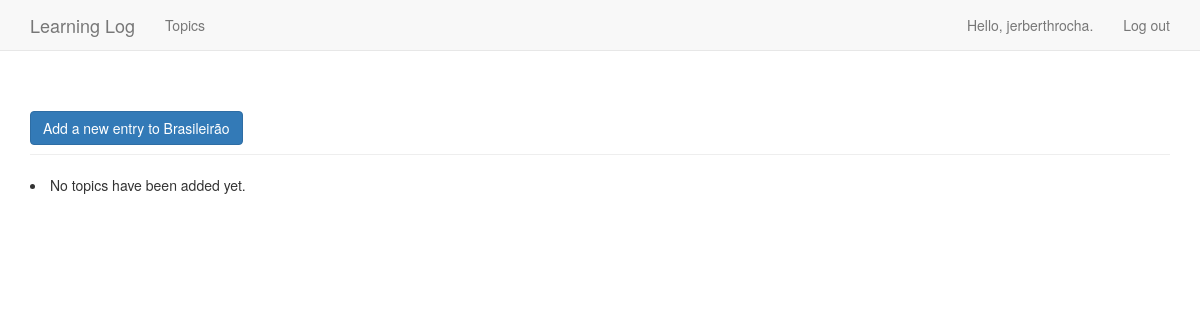
/topics/11/ (signed in), run on an earlier commit of the app's database.
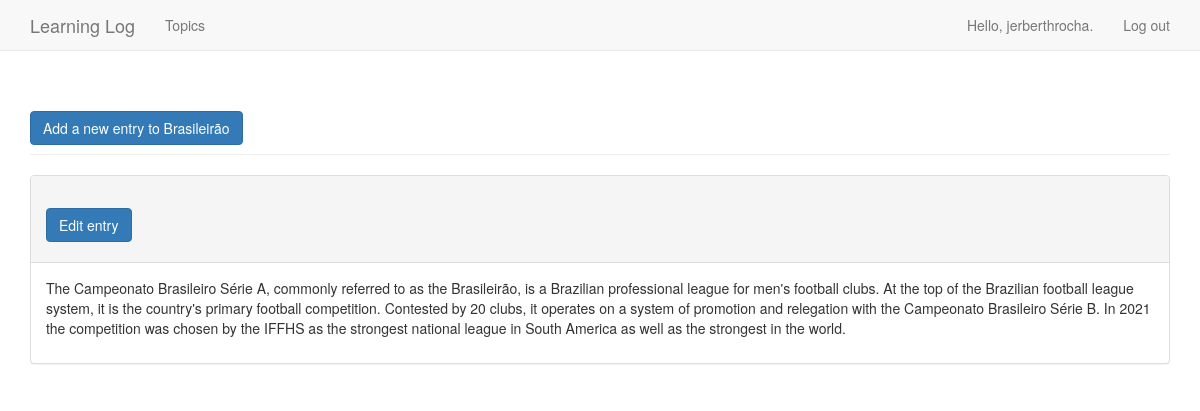
And on a later commit of the database.
### learning_logs/models.py (models this page shows, shortened)
class Entry(models.Model):
    topic = models.ForeignKey(Topic, on_delete=models.SET_NULL, null=True)
    text = models.TextField()
    date_added = models.DateTimeField(auto_now_add=True)
    class Meta:
        verbose_name_plural = 'Entries'

### learning_logs/views.py (the view)
# urls.py: path('topics/<int:topic_id>/', views.topic, name='topic'), # Página de detalhes para um único assunto
@login_required(login_url='users:login', redirect_field_name='next')
def topic(request, topic_id):
    topic = Topic.objects.get(id=topic_id)
    check_topic_owner(request, topic)
    entries = topic.entry_set.order_by('-date_added')
    context = {'topic': topic, 'entries': entries}
    return render(request, 'learning_logs/pages/topic.html', context)

### learning_logs/models.py (called while the page is built)
    def __str__(self) -> str:
        return self.text

### utils/check_topic_owner.py (called while the page is built)
def check_topic_owner(request, topic):
    if topic.owner != request.user:
        raise Http404

### learning_logs/templates/learning_logs/pages/topic.html (shortened to what this page needs)
{% extends 'learning_logs/pages/base.html' %}
{% block header %}
    <a href="{% url 'learning_logs:new_entry' topic.id %}">
        <button name="submit" class="btn btn-primary">Add a new entry to {{ topic }}</button>
    </a>
{% endblock header %}
{% block content %}
    {% for entry in entries %}
        <div class="panel panel-default">
            <div class="panel-heading">
                <h3>
                    <small>
                        <a href="{% url 'learning_logs:edit_entry' entry.id %}">
                            <button name="submit" class="btn btn-primary">Edit entry</button>
                        </a>
                    </small>
                </h3>
            </div>
            <div class="panel-body">
                {{ entry.text|linebreaks }}
            </div>
        </div>
    {% empty %}
        <li>No topics have been added yet.</li>
    {% endfor %}
{% endblock content %}

What changed in the data, as far as the page shows it:
added Entry: text "The Campeonato Brasileiro Série A, commonly referred to as the Brasileirão, is a Brazilian professional league for men's football clubs. At the top of the Brazilian football league system, it is the country's primary football competition. Contested by 20 clubs, it operates on a system of promotion and relegation with the Campeonato Brasileiro Série B. In 2021 the competition was chosen by the IFFHS as the strongest national league in South America as well as the strongest in the world."
Also different on the page:
text no longer shown: "No topics have been added yet."
